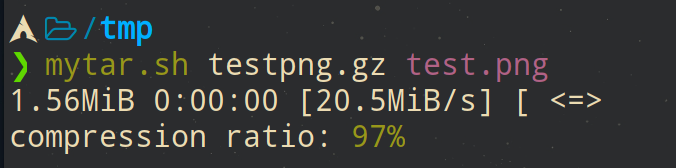
#> input picture Pictures/ratio.png, 676 x 168 px
$ python ocr.py --image Pictures/ratio.png
#> lines starting #> are read from the running program, lines starting #| are printed output that depends on the picture; after the words box and inside, x2 and y2 are one past the last pixel; in counts of white or black regions, pixels touching at a corner belong together
#!/bin/python
# USAGE
# python ocr.py --image images/example_01.png
# python ocr.py --image images/example_02.png  --preprocess blur

# import the necessary packages
from PIL import Image
import pytesseract
import argparse
import cv2
import os

# construct the argument parse and parse the arguments
ap = argparse.ArgumentParser()
ap.add_argument("-i", "--image", required=True,
	help="path to input image to be OCR'd")
ap.add_argument("-p", "--preprocess", type=str, default="thresh",
	help="type of preprocessing to be done")
args = vars(ap.parse_args())

# load the example image and convert it to grayscale
image = cv2.imread(args["image"])
#> image is the input picture: shape (168, 676, 3); mean B, G, R 54.3, 55.4, 54.3
gray = cv2.cvtColor(image, cv2.COLOR_BGR2GRAY)
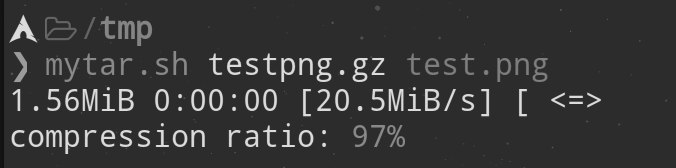
#> gray: shape (168, 676); min 15, max 219, mean 55

cv2.imshow("Image", gray)

# check to see if we should apply thresholding to preprocess the
# image
if args["preprocess"] == "thresh":
	gray = cv2.threshold(gray, 0, 255,
		cv2.THRESH_BINARY | cv2.THRESH_OTSU)[1]
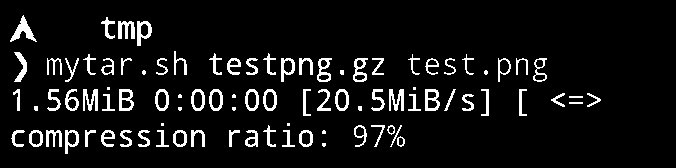
#> gray: shape (168, 676); 7.5% white; 90 white regions (15 under 20 px), largest, box (x1, y1, x2, y2) and area: (10, 15, 37, 42) 263, (118, 21, 135, 39) 205, (83, 89, 98, 111) 204

# make a check to see if median blurring should be done to remove
# noise
elif args["preprocess"] == "blur":
	gray = cv2.medianBlur(gray, 3)

# write the grayscale image to disk as a temporary file so we can
# apply OCR to it
filename = "{}.png".format(os.getpid())
cv2.imwrite(filename, gray)

# load the image as a PIL/Pillow image, apply OCR, and then delete
# the temporary file
#> (the run stopped early here; a loop or call above may not have finished)
